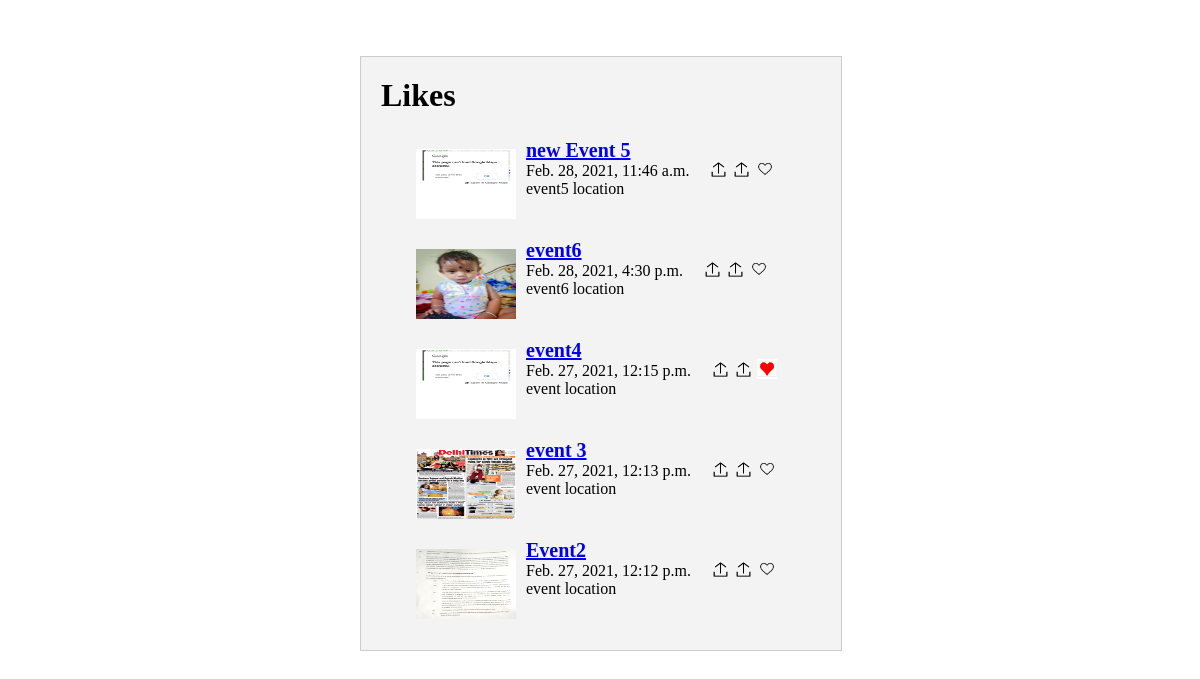
/assignments/, run on the app's committed database.
### assignments/models.py (models this page shows)
class Event(models.Model):
    event_name = models.CharField(max_length=200)
    data = models.CharField(max_length=200)
    date = models.DateTimeField('date published')
    location = models.CharField(max_length=200)
    image = models.ImageField('img', upload_to='img',null=True, blank=True)
    is_liked = models.BooleanField(default=False)

### assignments/views.py (the view)
# urls.py: path('', views.index, name='index'),
def index(request):
    latest_event_list = Event.objects.order_by('-event_name')[:5]
    context = {'latest_event_list': latest_event_list}
    return render(request, 'assignments/index.html', context)

### assignments/templates/assignments/index.html (shortened to what this page needs)
{% load static %}
<div class="mydiv">
<h1 style="margin:20px;">Likes</h1>
{% if latest_event_list %}
    <ul style="    list-style: none;">
    {% for event in latest_event_list %}
        <li>
			<div style="display: inline-block;margin: 10px;">
				<img src="/assignments{{ event.image.url }}" alt="img" width="100" style="height: 70px;">
			</div>
			<div style="display: inline-block;">
				<div style="font-size: 20px;font-weight: bold;">
				   	<a href="/assignments/{{ event.id }}/">{{ event.event_name }}</a>
 			</div>
				<div>{{ event.date }}</div>
				<div>{{event.location}}</div>
			</div>
			<div style="float: right; margin: 20px;">
				<img src="assignments/images.png"  style="height: 15px; width: 15px;padding: 2px;"/>
				<img src="{% static 'assignments/images.png' %}" alt="My image" style="height: 15px; width: 15px;padding: 2px;">
				{% if not event.is_liked %}
					<a class="btn btn-primary" href="{% url 'assignments:like' event.id %}"><img src="{% static 'assignments/heart-131965017458786724.png' %}" alt="My image" style="height: 20px; width: 20px" ></a>
				{%else%}
					<a class="btn btn-primary" href="{% url 'assignments:like' event.id %}"><img src="{% static 'assignments/53_550x550_Front_Color-NA.jpg' %}" alt="My image" style="height: 20px; width: 20px" ></a>
				{%endif%}
			</div>
        </li>
    {% endfor %}
    </ul>
</div>
{% else %}
    <p>No Assignments are available.</p>
{% endif %}

### assignments/templates/assignments/index.html (style rules this page uses)
.mydiv { position:absolute; top: 25%; left: 50%; width:30em; margin-top: -9em; margin-left: -15em; border: 1px solid #ccc; background-color: #f3f3f3; }
ul li { display: inline-flex; margin:5px; }

### data on the page
Event: image (picture), event_name "new Event 5", date "Feb. 28, 2021, 11:46 a.m.", location "event5 location", is_liked False (drawn)
Event: image (picture), event_name "event6", date "Feb. 28, 2021, 4:30 p.m.", location "event6 location", is_liked False (drawn)
Event: image (picture), event_name "event4", date "Feb. 27, 2021, 12:15 p.m.", location "event location", is_liked True (drawn)
Event: image (picture), event_name "event 3", date "Feb. 27, 2021, 12:13 p.m.", location "event location", is_liked False (drawn)
Event: image (picture), event_name "Event2", date "Feb. 27, 2021, 12:12 p.m.", location "event location", is_liked False (drawn)
